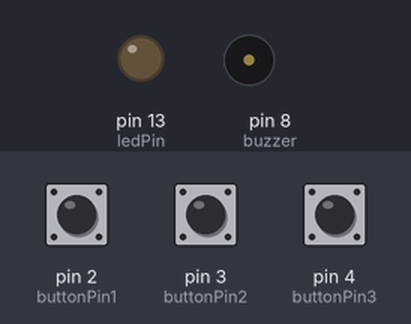
Bench run of a sketch on a simulated Arduino Uno, built with avr-gcc and run on an emulated ATmega328P. On the bench: output pins drawn as LEDs (lit = HIGH), buzzer (waves = sounding). The test bench sets the inputs (shaded band); at power-on: pin 3 (buttonPin2) HIGH, pin 4 (buttonPin3) HIGH, pin 2 (buttonPin1) LOW. Pins used as bus, display or sensor lines are not drawn.

Above: at 1.2 s.
1.3 s: pin 3 (buttonPin2) pulled LOW for 1 s
At 1.7 s:
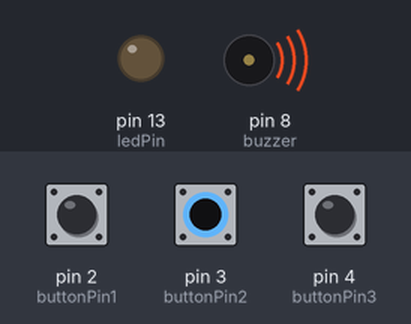
3.9 s: pin 4 (buttonPin3) pulled LOW for 0.15 s
At 6.3 s:
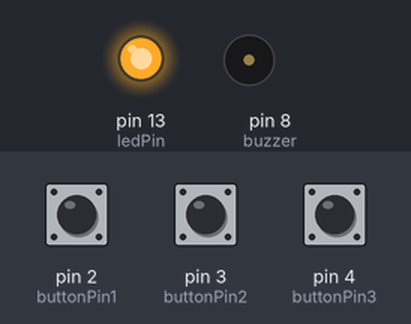
7.0 s: pin 3 (buttonPin2) pulled LOW for 0.15 s
At 8.3 s:
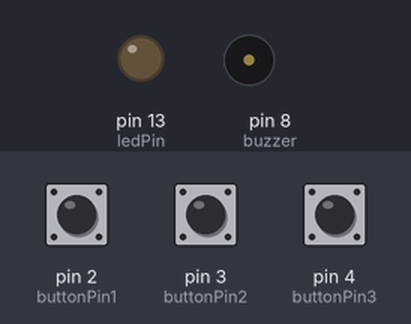
8.7 s: pin 3 (buttonPin2) pulled LOW for 3.2 s
At 9.1 s:
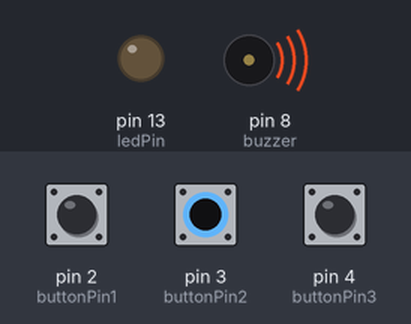
Timing chart, 0 to 13.5 s (numbered marks = the images above; inputs shaded):
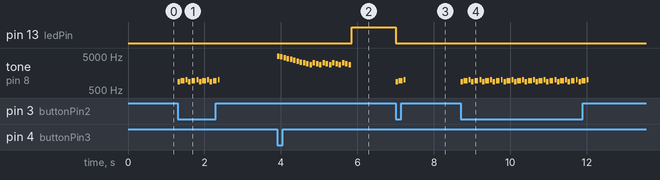

The sketch:

sonidos.ino
```cpp
#define NOTE_B3  247
#define NOTE_C4  262
#define NOTE_CS4 277
#define NOTE_D4  294
#define NOTE_DS4 311
#define NOTE_E4  330
#define NOTE_F4  349
#define NOTE_FS4 370
#define NOTE_G4  392
#define NOTE_GS4 415
#define NOTE_A4  440
#define NOTE_AS4 466
#define NOTE_B4  494
#define NOTE_C5  523
#define NOTE_CS5 554
#define NOTE_D5  587
#define NOTE_DS5 622
#define NOTE_E5  659
#define NOTE_F5  698
#define NOTE_FS5 740
#define NOTE_G5  784
#define NOTE_GS5 831
#define NOTE_A5  880
#define NOTE_AS5 932
#define NOTE_B5  988
#define NOTE_C6  1047
#define NOTE_CS6 1109
#define NOTE_D6  1175
#define NOTE_DS6 1245
#define NOTE_E6  1319
#define NOTE_F6  1397
#define NOTE_FS6 1480
#define NOTE_G6  1568
#define NOTE_GS6 1661
#define NOTE_A6  1760
#define NOTE_AS6 1865
#define NOTE_B6  1976
#define NOTE_C7  2093
#define NOTE_CS7 2217
#define NOTE_D7  2349
#define NOTE_DS7 2489
#define NOTE_E7  2637
#define NOTE_F7  2794
#define NOTE_FS7 2960
#define NOTE_G7  3136
#define NOTE_GS7 3322
#define NOTE_A7  3520
#define NOTE_AS7 3729
#define NOTE_B7  3951
#define NOTE_C8  4186
#define NOTE_CS8 4435
#define NOTE_D8  4699
#define NOTE_DS8 4978


// constants won't change. They're used here to set pin numbers:
const int buttonPin1 = 2;     // the number of the pushbutton pin
const int buttonPin2 = 3;     // the number of the pushbutton pin
const int buttonPin3 = 4;     // the number of the pushbutton pin
const int ledPin =  13;      // the number of the LED pin
int buzzer = 8;

// variables will change:
int buttonState1 = 0;         // variable for reading the pushbutton status
int buttonState2 = 0;
int buttonState3 = 0;
int x;
int melody1[] = {

NOTE_G7,
NOTE_FS7,       //tono repetitivo ataque
NOTE_F7


};
int melody2[] = {

NOTE_DS8,
NOTE_D8,
NOTE_CS8,
NOTE_C8,
NOTE_B7,
NOTE_AS7,
NOTE_A7,
NOTE_GS7,   //naves atacando
NOTE_G7,
NOTE_FS7,
NOTE_F7,
NOTE_G7,
NOTE_FS7,
NOTE_F7,
NOTE_G7,
NOTE_FS7,
NOTE_F7,
NOTE_G7,
NOTE_FS7,
NOTE_F7,
NOTE_G7,
NOTE_FS7,
NOTE_F7


};
int melody3[] = {

NOTE_A6  ,
 NOTE_AS6 ,           //naves muriendo
 NOTE_B6

};
int melody4[] = {

NOTE_A5,
 NOTE_AS5,       // disparos
 NOTE_B5

};
int melody5[] = {

 NOTE_C8,
 NOTE_CS7,
 NOTE_DS6,
 NOTE_FS4,
 NOTE_DS6,
 NOTE_FS4,      // jugador muere
 NOTE_DS6,
 NOTE_FS4,
 NOTE_F4,
 NOTE_E4,
 NOTE_E4


};

// The note duration, 8 = 8th note, 4 = quarter note, etc.
int durations1[] = {
  20,20,20  // naves muriendo

  };

  int durations2[] = {

  15,15,15,15,15,15,15,15,15,15,15,15,15,15,15,15,15,15,15,15,15,15,15 // naves atacando

  };
  int durations3[] = {

  15,10,20 // disparos

  };
  int durations4[] = {

  8,8,8,5,8,5,8,5,7,7,7 //jugador muere
  };
// determine the length of the arrays to use in the loop iteration
int songLength1 = sizeof(melody1)/sizeof(melody1[0]);
int songLength2 = sizeof(melody2)/sizeof(melody2[0]);
int songLength3 = sizeof(melody3)/sizeof(melody3[0]);
int songLength4 = sizeof(melody4)/sizeof(melody4[0]);
int songLength5 = sizeof(melody5)/sizeof(melody5[0]);


void setup() {
  // initialize the LED pin as an output:
  pinMode(ledPin, OUTPUT);
  // initialize the pushbutton pin as an input:
  pinMode(buttonPin1, INPUT);
  pinMode(buttonPin2, INPUT);
  pinMode(buttonPin3, INPUT);
}

void loop() {
  // read the state of the pushbutton value:
  buttonState1 = digitalRead(buttonPin1);
  buttonState2 = digitalRead(buttonPin2);
  buttonState3 = digitalRead(buttonPin3);

  // check if the pushbutton is pressed. If it is, the buttonState is HIGH:
  //-------------------------------------------------------------------------------------------------------------1 TONO REPETITIVO DE ATAQUE
  if (buttonState1 == HIGH & buttonState2 == LOW &buttonState3 == LOW & x == 0) {
    digitalWrite(buzzer,LOW);
    x = 1;
    // turn LED on:
      for (int thisNote = 0; thisNote < songLength1; thisNote++){
    // determine the duration of the notes that the computer understands
    // divide 1000 by the value, so the first note lasts for 1000/8 milliseconds
    int duration = 1000/ durations1[thisNote];
    tone(8, melody1[thisNote], duration);
    // pause between notes
    int pause = duration * 1.3;
    delay(pause);
    // stop the tone
    noTone(8);
  }
    digitalWrite(ledPin, HIGH);
  }

  //--------------------------------------------------------------------------------------------------------------2 NAVES ATACANDO
    if (buttonState1 == LOW & buttonState2 == HIGH & buttonState3 == LOW & x == 0) {
    digitalWrite(buzzer,LOW);
    x = 1;
    // turn LED on:
      for (int thisNote = 0; thisNote < songLength2; thisNote++){
    // determine the duration of the notes that the computer understands
    // divide 1000 by the value, so the first note lasts for 1000/8 milliseconds
    int duration = 1000/ durations2[thisNote];
    tone(8, melody2[thisNote], duration);
    // pause between notes
    int pause = duration * 1.3;
    delay(pause);
    // stop the tone
    noTone(8);
  }
    digitalWrite(ledPin, HIGH);
  }
  //------------------------------------------------------------------------------------------------------------------3 NAVES MURIENDO
      if (buttonState1 == HIGH & buttonState2 == HIGH & buttonState3 == LOW & x == 0) {
    digitalWrite(buzzer,LOW);
    x = 1;
    // turn LED on:
      for (int thisNote = 0; thisNote < songLength3; thisNote++){
    // determine the duration of the notes that the computer understands
    // divide 1000 by the value, so the first note lasts for 1000/8 milliseconds
    int duration = 1000/ durations1[thisNote];
    tone(8, melody3[thisNote], duration);
    // pause between notes
    int pause = duration * 1.3;
    delay(pause);
    // stop the tone
    noTone(8);
  }
    digitalWrite(ledPin, HIGH);
  }

    //------------------------------------------------------------------------------------------------------------------4 DISPAROS
      if (buttonState1 == LOW & buttonState2 == LOW & buttonState3 == HIGH & x == 0) {
    digitalWrite(buzzer,LOW);
    x = 1;
    // turn LED on:
      for (int thisNote = 0; thisNote < songLength4; thisNote++){
    // determine the duration of the notes that the computer understands
    // divide 1000 by the value, so the first note lasts for 1000/8 milliseconds
    int duration = 1000/ durations3[thisNote];
    tone(8, melody4[thisNote], duration);
    // pause between notes
    int pause = duration * 1.3;
    delay(pause);
    // stop the tone
    noTone(8);
  }
    digitalWrite(ledPin, HIGH);
  }

    //------------------------------------------------------------------------------------------------------------------5 JUGADOR MUERE
      if (buttonState1 == HIGH & buttonState2 == LOW & buttonState3 == HIGH & x == 0) {
    digitalWrite(buzzer,LOW);
    x = 1;
    // turn LED on:
      for (int thisNote = 0; thisNote < songLength5; thisNote++){
    // determine the duration of the notes that the computer understands
    // divide 1000 by the value, so the first note lasts for 1000/8 milliseconds
    int duration = 1000/ durations4[thisNote];
    tone(8, melody5[thisNote], duration);
    // pause between notes
    int pause = duration * 1.3;
    delay(pause);
    // stop the tone
    noTone(8);
  }
    digitalWrite(ledPin, HIGH);
  }

  //--------------------------------------------------------------------------------------------------------------------------

   if(buttonState1 == LOW & buttonState2 == LOW & buttonState2 == LOW & x == 1) {
    // turn LED off:
    x = 0;
    digitalWrite(ledPin, LOW);
     noTone(8);
     digitalWrite(buzzer,HIGH);
  }
}
```

Measured:
- after the input at 1.3 s, tone on pin 8 (buzzer): silent → 880 Hz at once, then repeats every 0.28 s: silent 0.02 s, 932 Hz 0.10 s, silent 0.03 s, 988 Hz 0.05 s, silent 0.02 s, 880 Hz 0.07 s, until it stays silent from 2.4 s
- after the input at 3.9 s, pin 13 (ledPin): LOW → HIGH after 2.0 s; tone on pin 8 (buzzer): plays 4978 Hz for 0.07 s, 4699 Hz for 0.07 s, 4435 Hz for 0.07 s, 4186 Hz for 0.07 s, 3951 Hz for 0.07 s, 3729 Hz for 0.07 s … (23 notes in this stretch), starting at once
- after the input at 7.0 s, pin 13 (ledPin): HIGH → LOW at once; tone on pin 8 (buzzer): plays 880 Hz for 0.07 s, 932 Hz for 0.10 s, 988 Hz for 0.05 s, starting at once
- after the input at 8.7 s, tone on pin 8 (buzzer): silent → 880 Hz at once, then repeats every 0.28 s: silent 0.02 s, 932 Hz 0.10 s, silent 0.03 s, 988 Hz 0.05 s, silent 0.02 s, 880 Hz 0.07 s, until it stays silent from 12.0 s
